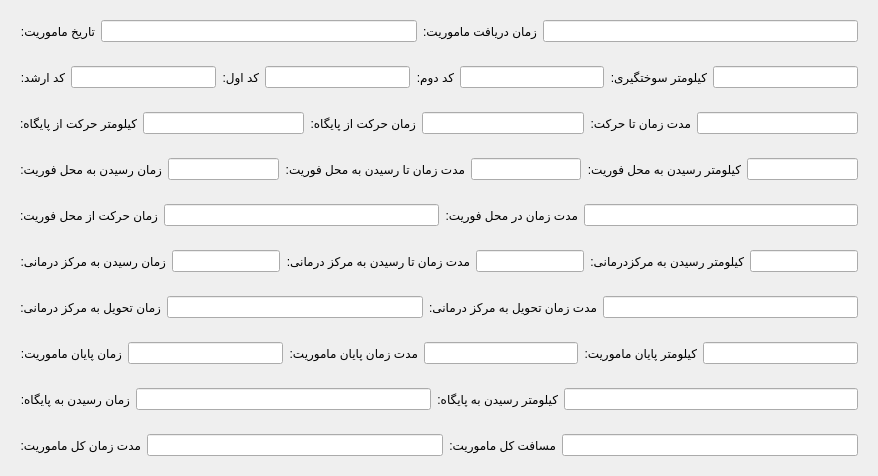
     <widget class="QWidget" name="times_and_distances_tab">
      <attribute name="title">
       <string>مسافت و زمان</string>
      </attribute>
      <layout class="QVBoxLayout" name="verticalLayout_4">
       <item>
        <widget class="QWidget" name="times_section_91" native="true">
         <property name="maximumSize">
          <size>
           <width>16777215</width>
           <height>50</height>
          </size>
         </property>
         <layout class="QHBoxLayout" name="horizontalLayout_16">
          <item>
           <widget class="QLabel" name="mission_date_label">
            <property name="text">
             <string>تاریخ ماموریت:</string>
            </property>
            <property name="textFormat">
             <enum>Qt::TextFormat::PlainText</enum>
            </property>
           </widget>
          </item>
          <item>
           <widget class="QLineEdit" name="mission_date_field">
            <property name="alignment">
             <set>Qt::AlignmentFlag::AlignCenter</set>
            </property>
            <property name="readOnly">
             <bool>true</bool>
            </property>
           </widget>
          </item>
          <item>
           <widget class="QLabel" name="mission_received_label">
            <property name="text">
             <string>زمان دریافت ماموریت:</string>
            </property>
            <property name="textFormat">
             <enum>Qt::TextFormat::PlainText</enum>
            </property>
           </widget>
          </item>
          <item>
           <widget class="QLineEdit" name="mission_received_field">
            <property name="alignment">
             <set>Qt::AlignmentFlag::AlignCenter</set>
            </property>
            <property name="readOnly">
             <bool>true</bool>
            </property>
           </widget>
          </item>
         </layout>
        </widget>
       </item>
       <item>
        <widget class="QWidget" name="times_section_1" native="true">
         <property name="maximumSize">
          <size>
           <width>16777215</width>
           <height>50</height>
          </size>
         </property>
         <layout class="QHBoxLayout" name="horizontalLayout_7">
          <item>
           <widget class="QLabel" name="senior_staff_label">
            <property name="text">
             <string>کد ارشد:</string>
            </property>
            <property name="textFormat">
             <enum>Qt::TextFormat::PlainText</enum>
            </property>
           </widget>
          </item>
          <item>
           <widget class="QLineEdit" name="senior_staff_field">
            <property name="alignment">
             <set>Qt::AlignmentFlag::AlignCenter</set>
            </property>
            <property name="readOnly">
             <bool>true</bool>
            </property>
           </widget>
          </item>
          <item>
           <widget class="QLabel" name="first_staff_label">
            <property name="text">
             <string>کد اول:</string>
            </property>
            <property name="textFormat">
             <enum>Qt::TextFormat::PlainText</enum>
            </property>
           </widget>
          </item>
          <item>
           <widget class="QLineEdit" name="first_staff_field">
            <property name="alignment">
             <set>Qt::AlignmentFlag::AlignCenter</set>
            </property>
            <property name="readOnly">
             <bool>true</bool>
            </property>
           </widget>
          </item>
          <item>
           <widget class="QLabel" name="second_staff_label">
            <property name="text">
             <string>کد دوم:</string>
            </property>
            <property name="textFormat">
             <enum>Qt::TextFormat::PlainText</enum>
            </property>
           </widget>
          </item>
          <item>
           <widget class="QLineEdit" name="second_staff_field">
            <property name="alignment">
             <set>Qt::AlignmentFlag::AlignCenter</set>
            </property>
            <property name="readOnly">
             <bool>true</bool>
            </property>
           </widget>
          </item>
          <item>
           <widget class="QLabel" name="refuel_odo_label">
            <property name="text">
             <string>کیلومتر سوختگیری:</string>
            </property>
           </widget>
          </item>
          <item>
           <widget class="QLineEdit" name="refuel_odo_field">
            <property name="alignment">
             <set>Qt::AlignmentFlag::AlignCenter</set>
            </property>
            <property name="readOnly">
             <bool>true</bool>
            </property>
           </widget>
          </item>
         </layout>
        </widget>
       </item>
       <item>
        <widget class="QWidget" name="times_section_2" native="true">
         <property name="maximumSize">
          <size>
           <width>16777215</width>
           <height>50</height>
          </size>
         </property>
         <layout class="QHBoxLayout" name="horizontalLayout_8">
          <item>
           <widget class="QLabel" name="depart_from_station_odo_label">
            <property name="text">
             <string>کیلومتر حرکت از پایگاه:</string>
            </property>
            <property name="textFormat">
             <enum>Qt::TextFormat::PlainText</enum>
            </property>
           </widget>
          </item>
          <item>
           <widget class="QLineEdit" name="depart_from_station_odo_field">
            <property name="alignment">
             <set>Qt::AlignmentFlag::AlignCenter</set>
            </property>
            <property name="readOnly">
             <bool>true</bool>
            </property>
           </widget>
          </item>
          <item>
           <widget class="QLabel" name="depart_from_station_time_label">
            <property name="text">
             <string>زمان حرکت از پایگاه:</string>
            </property>
            <property name="textFormat">
             <enum>Qt::TextFormat::PlainText</enum>
            </property>
           </widget>
          </item>
          <item>
           <widget class="QLineEdit" name="depart_from_station_time_field">
            <property name="alignment">
             <set>Qt::AlignmentFlag::AlignCenter</set>
            </property>
            <property name="readOnly">
             <bool>true</bool>
            </property>
           </widget>
          </item>
          <item>
           <widget class="QLabel" name="time_to_depart_label">
            <property name="text">
             <string>مدت زمان تا حرکت:</string>
            </property>
            <property name="textFormat">
             <enum>Qt::TextFormat::PlainText</enum>
            </property>
           </widget>
          </item>
          <item>
           <widget class="QLineEdit" name="time_to_depart_field">
            <property name="alignment">
             <set>Qt::AlignmentFlag::AlignCenter</set>
            </property>
            <property name="readOnly">
             <bool>true</bool>
            </property>
           </widget>
          </item>
         </layout>
        </widget>
       </item>
       <item>
        <widget class="QWidget" name="times_section_3" native="true">
         <property name="maximumSize">
          <size>
           <width>16777215</width>
           <height>50</height>
          </size>
         </property>
         <layout class="QHBoxLayout" name="horizontalLayout_9">
          <item>
           <widget class="QLabel" name="arrive_at_emergency_time_label">
            <property name="text">
             <string>زمان رسیدن به محل فوریت:</string>
            </property>
            <property name="textFormat">
             <enum>Qt::TextFormat::PlainText</enum>
            </property>
           </widget>
          </item>
          <item>
           <widget class="QLineEdit" name="arrive_at_emergency_time_field">
            <property name="alignment">
             <set>Qt::AlignmentFlag::AlignCenter</set>
            </property>
            <property name="readOnly">
             <bool>true</bool>
            </property>
           </widget>
          </item>
          <item>
           <widget class="QLabel" name="time_to_arrive_label">
            <property name="text">
             <string>مدت زمان تا رسیدن به محل فوریت:</string>
            </property>
            <property name="textFormat">
             <enum>Qt::TextFormat::PlainText</enum>
            </property>
           </widget>
          </item>
          <item>
           <widget class="QLineEdit" name="time_to_arrive_field">
            <property name="alignment">
             <set>Qt::AlignmentFlag::AlignCenter</set>
            </property>
            <property name="readOnly">
             <bool>true</bool>
            </property>
           </widget>
          </item>
          <item>
           <widget class="QLabel" name="arrive_at_emergency_odo_label">
            <property name="text">
             <string>کیلومتر رسیدن به محل فوریت:</string>
            </property>
            <property name="textFormat">
             <enum>Qt::TextFormat::PlainText</enum>
            </property>
           </widget>
          </item>
          <item>
           <widget class="QLineEdit" name="arrive_at_emergency_odo_field">
            <property name="alignment">
             <set>Qt::AlignmentFlag::AlignCenter</set>
            </property>
            <property name="readOnly">
             <bool>true</bool>
            </property>
           </widget>
          </item>
         </layout>
        </widget>
       </item>
       <item>
        <widget class="QWidget" name="times_section_4" native="true">
         <property name="maximumSize">
          <size>
           <width>16777215</width>
           <height>50</height>
          </size>
         </property>
         <layout class="QHBoxLayout" name="horizontalLayout_10">
          <item>
           <widget class="QLabel" name="depart_from_emergency_time_label">
            <property name="text">
             <string>زمان حرکت از محل فوریت:</string>
            </property>
            <property name="textFormat">
             <enum>Qt::TextFormat::PlainText</enum>
            </property>
           </widget>
          </item>
          <item>
           <widget class="QLineEdit" name="depart_from_emergency_time_field">
            <property name="alignment">
             <set>Qt::AlignmentFlag::AlignCenter</set>
            </property>
            <property name="readOnly">
             <bool>true</bool>
            </property>
           </widget>
          </item>
          <item>
           <widget class="QLabel" name="time_at_emergency_label">
            <property name="text">
             <string>مدت زمان در محل فوریت:</string>
            </property>
            <property name="textFormat">
             <enum>Qt::TextFormat::PlainText</enum>
            </property>
           </widget>
          </item>
          <item>
           <widget class="QLineEdit" name="time_at_emergency_field">
            <property name="alignment">
             <set>Qt::AlignmentFlag::AlignCenter</set>
            </property>
            <property name="readOnly">
             <bool>true</bool>
            </property>
           </widget>
          </item>
         </layout>
        </widget>
       </item>
       <item>
        <widget class="QWidget" name="times_section_5" native="true">
         <property name="maximumSize">
          <size>
           <width>16777215</width>
           <height>50</height>
          </size>
         </property>
         <layout class="QHBoxLayout" name="horizontalLayout_11">
          <item>
           <widget class="QLabel" name="arrive_at_hospital_time_label">
            <property name="text">
             <string>زمان رسیدن به مرکز درمانی:</string>
            </property>
            <property name="textFormat">
             <enum>Qt::TextFormat::PlainText</enum>
            </property>
           </widget>
          </item>
          <item>
           <widget class="QLineEdit" name="arrive_at_hospital_time_field">
            <property name="alignment">
             <set>Qt::AlignmentFlag::AlignCenter</set>
            </property>
            <property name="readOnly">
             <bool>true</bool>
            </property>
           </widget>
          </item>
          <item>
           <widget class="QLabel" name="time_to_hospital_label">
            <property name="text">
             <string>مدت زمان تا رسیدن به مرکز درمانی:</string>
            </property>
            <property name="textFormat">
             <enum>Qt::TextFormat::PlainText</enum>
            </property>
           </widget>
          </item>
          <item>
           <widget class="QLineEdit" name="time_to_hospital_field">
            <property name="alignment">
             <set>Qt::AlignmentFlag::AlignCenter</set>
            </property>
            <property name="readOnly">
             <bool>true</bool>
            </property>
           </widget>
          </item>
          <item>
           <widget class="QLabel" name="arrive_at_hospital_odo_label">
            <property name="text">
             <string>کیلومتر رسیدن به مرکزدرمانی:</string>
            </property>
            <property name="textFormat">
             <enum>Qt::TextFormat::PlainText</enum>
            </property>
           </widget>
          </item>
          <item>
           <widget class="QLineEdit" name="arrive_at_hospital_odo_field">
            <property name="alignment">
             <set>Qt::AlignmentFlag::AlignCenter</set>
            </property>
            <property name="readOnly">
             <bool>true</bool>
            </property>
           </widget>
          </item>
         </layout>
        </widget>
       </item>
       <item>
        <widget class="QWidget" name="times_section_6" native="true">
         <property name="maximumSize">
          <size>
           <width>16777215</width>
           <height>50</height>
          </size>
         </property>
         <layout class="QHBoxLayout" name="horizontalLayout_12">
          <item>
           <widget class="QLabel" name="deliver_to_hospital_time_label">
            <property name="text">
             <string>زمان تحویل به مرکز درمانی:</string>
            </property>
            <property name="textFormat">
             <enum>Qt::TextFormat::PlainText</enum>
            </property>
           </widget>
          </item>
          <item>
           <widget class="QLineEdit" name="deliver_to_hospital_time_field">
            <property name="alignment">
             <set>Qt::AlignmentFlag::AlignCenter</set>
            </property>
            <property name="readOnly">
             <bool>true</bool>
            </property>
           </widget>
          </item>
          <item>
           <widget class="QLabel" name="time_to_deliver_label">
            <property name="text">
             <string>مدت زمان تحویل به مرکز درمانی:</string>
            </property>
            <property name="textFormat">
             <enum>Qt::TextFormat::PlainText</enum>
            </property>
           </widget>
          </item>
          <item>
           <widget class="QLineEdit" name="time_to_deliver_field">
            <property name="alignment">
             <set>Qt::AlignmentFlag::AlignCenter</set>
            </property>
           </widget>
          </item>
         </layout>
        </widget>
       </item>
       <item>
        <widget class="QWidget" name="times_section_7" native="true">
         <property name="maximumSize">
          <size>
           <width>16777215</width>
           <height>50</height>
          </size>
         </property>
         <layout class="QHBoxLayout" name="horizontalLayout_13">
          <item>
           <widget class="QLabel" name="mission_complete_time_label">
            <property name="text">
             <string>زمان پایان ماموریت:</string>
            </property>
            <property name="textFormat">
             <enum>Qt::TextFormat::PlainText</enum>
            </property>
           </widget>
          </item>
          <item>
           <widget class="QLineEdit" name="mission_complete_time_field">
            <property name="alignment">
             <set>Qt::AlignmentFlag::AlignCenter</set>
            </property>
            <property name="readOnly">
             <bool>true</bool>
            </property>
           </widget>
          </item>
          <item>
           <widget class="QLabel" name="time_to_complete_label">
            <property name="text">
             <string>مدت زمان پایان ماموریت:</string>
            </property>
            <property name="textFormat">
             <enum>Qt::TextFormat::PlainText</enum>
            </property>
           </widget>
          </item>
          <item>
           <widget class="QLineEdit" name="time_to_complete_field">
            <property name="alignment">
             <set>Qt::AlignmentFlag::AlignCenter</set>
            </property>
            <property name="readOnly">
             <bool>true</bool>
            </property>
           </widget>
          </item>
          <item>
           <widget class="QLabel" name="mission_complete_odo_label">
            <property name="text">
             <string>کیلومتر پایان ماموریت:</string>
            </property>
            <property name="textFormat">
             <enum>Qt::TextFormat::PlainText</enum>
            </property>
           </widget>
          </item>
          <item>
           <widget class="QLineEdit" name="mission_complete_odo_field">
            <property name="alignment">
             <set>Qt::AlignmentFlag::AlignCenter</set>
            </property>
            <property name="readOnly">
             <bool>true</bool>
            </property>
           </widget>
          </item>
         </layout>
        </widget>
       </item>
       <item>
        <widget class="QWidget" name="times_section_8" native="true">
         <property name="maximumSize">
          <size>
           <width>16777215</width>
           <height>50</height>
          </size>
         </property>
         <layout class="QHBoxLayout" name="horizontalLayout_14">
          <item>
           <widget class="QLabel" name="arrive_at_station_time_label">
            <property name="text">
             <string>زمان رسیدن به پایگاه:</string>
            </property>
            <property name="textFormat">
             <enum>Qt::TextFormat::PlainText</enum>
            </property>
           </widget>
          </item>
          <item>
           <widget class="QLineEdit" name="arrive_at_station_time_field">
            <property name="alignment">
             <set>Qt::AlignmentFlag::AlignCenter</set>
            </property>
            <property name="readOnly">
             <bool>true</bool>
            </property>
           </widget>
          </item>
          <item>
           <widget class="QLabel" name="arrive_at_station_odo_label">
            <property name="text">
             <string>کیلومتر رسیدن به پایگاه:</string>
            </property>
            <property name="textFormat">
             <enum>Qt::TextFormat::PlainText</enum>
            </property>
           </widget>
          </item>
          <item>
           <widget class="QLineEdit" name="arrive_at_station_odo_field">
            <property name="alignment">
             <set>Qt::AlignmentFlag::AlignCenter</set>
            </property>
            <property name="readOnly">
             <bool>true</bool>
            </property>
           </widget>
          </item>
         </layout>
        </widget>
       </item>
       <item>
        <widget class="QWidget" name="times_section_9" native="true">
         <property name="maximumSize">
          <size>
           <width>16777215</width>
           <height>50</height>
          </size>
         </property>
         <layout class="QHBoxLayout" name="horizontalLayout_15">
          <item>
           <widget class="QLabel" name="overall_mission_time_label">
            <property name="text">
             <string>مدت زمان کل ماموریت:</string>
            </property>
            <property name="textFormat">
             <enum>Qt::TextFormat::PlainText</enum>
            </property>
           </widget>
          </item>
          <item>
           <widget class="QLineEdit" name="overall_mission_time_field">
            <property name="alignment">
             <set>Qt::AlignmentFlag::AlignCenter</set>
            </property>
            <property name="readOnly">
             <bool>true</bool>
            </property>
           </widget>
          </item>
          <item>
           <widget class="QLabel" name="overall_mission_distance_label">
            <property name="text">
             <string>مسافت کل ماموریت:</string>
            </property>
            <property name="textFormat">
             <enum>Qt::TextFormat::PlainText</enum>
            </property>
           </widget>
          </item>
          <item>
           <widget class="QLineEdit" name="overall_mission_distance_field">
            <property name="alignment">
             <set>Qt::AlignmentFlag::AlignCenter</set>
            </property>
            <property name="readOnly">
             <bool>true</bool>
            </property>
           </widget>
          </item>
         </layout>
        </widget>
       </item>
      </layout>
     </widget>
